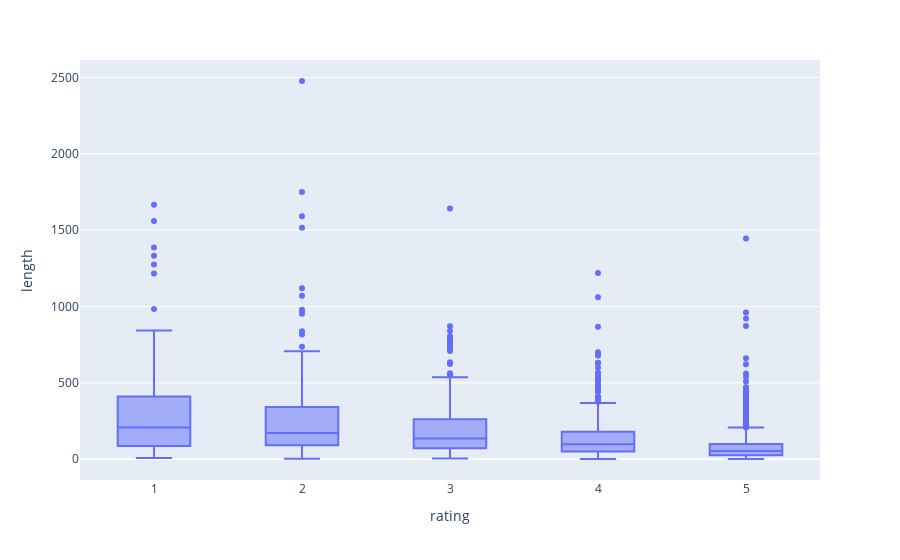

Here is the notebook cell this chart was saved with:
### Code cell
# The longest reviews have a rating of 2 or 1. Shortest reviews genrally have a rating of 4 or 5. 

px.box(df, x = "rating", y = "length")

### Figure 1 — Plotly figure (JSON) as saved in the notebook; plotly's stock layout.template omitted (floating-point values rounded to 4 significant figures; data arrays with more than 128 entries replaced by an {"elided": "..."} marker saying what was removed)
{"data": [{"alignmentgroup": "True", "hovertemplate": "rating=%{x}<br>length=%{y}<extra></extra>", "legendgroup": "", "marker": {"color": "#636efa"}, "name": "", "notched": false, "offsetgroup": "", "orientation": "v", "showlegend": false, "type": "box", "x": {"elided": "3184 int values"}, "x0": " ", "xaxis": "x", "y": {"elided": "3184 int values"}, "y0": " ", "yaxis": "y"}], "layout": {"boxmode": "group", "legend": {"tracegroupgap": 0}, "margin": {"t": 60}, "xaxis": {"anchor": "y", "domain": [0, 1], "title": {"text": "rating"}}, "yaxis": {"anchor": "x", "domain": [0, 1], "title": {"text": "length"}}}}
